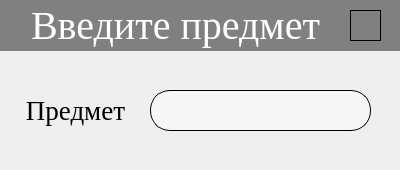
<?xml version="1.0" encoding="UTF-8"?>
<ui version="4.0">
 <class>Add_predmetWin</class>
 <widget class="QDialog" name="Add_predmetWin">
  <property name="geometry">
   <rect>
    <x>0</x>
    <y>0</y>
    <width>400</width>
    <height>170</height>
   </rect>
  </property>
  <property name="windowTitle">
   <string>Add_pred</string>
  </property>
  <widget class="QLabel" name="label_3">
   <property name="enabled">
    <bool>true</bool>
   </property>
   <property name="geometry">
    <rect>
     <x>10</x>
     <y>90</y>
     <width>131</width>
     <height>41</height>
    </rect>
   </property>
   <property name="font">
    <font>
     <family>Times New Roman</family>
     <pointsize>20</pointsize>
     <weight>50</weight>
     <italic>false</italic>
     <bold>false</bold>
    </font>
   </property>
   <property name="styleSheet">
    <string notr="true">font: 20pt &quot;Times New Roman&quot;;




</string>
   </property>
   <property name="text">
    <string>Предмет</string>
   </property>
   <property name="alignment">
    <set>Qt::AlignCenter</set>
   </property>
  </widget>
  <widget class="QPushButton" name="pushButton_9">
   <property name="geometry">
    <rect>
     <x>350</x>
     <y>10</y>
     <width>31</width>
     <height>31</height>
    </rect>
   </property>
   <property name="toolTip">
    <string>Добавить</string>
   </property>
   <property name="whatsThis">
    <string>&lt;!DOCTYPE HTML PUBLIC &quot;-//W3C//DTD HTML 4.0//EN&quot; &quot;http://www.w3.org/TR/REC-html40/strict.dtd&quot;&gt;
&lt;html&gt;&lt;head&gt;&lt;meta name=&quot;qrichtext&quot; content=&quot;1&quot; /&gt;&lt;style type=&quot;text/css&quot;&gt;
p, li { white-space: pre-wrap; }
&lt;/style&gt;&lt;/head&gt;&lt;body style=&quot; font-family:'Times New Roman'; font-size:12pt; font-weight:400; font-style:normal;&quot;&gt;
&lt;p style=&quot; margin-top:12px; margin-bottom:12px; margin-left:0px; margin-right:0px; -qt-block-indent:0; text-indent:0px;&quot;&gt;Rename thems&lt;/p&gt;&lt;/body&gt;&lt;/html&gt;</string>
   </property>
   <property name="styleSheet">
    <string notr="true">
  border-radius: 10px 10px 10px 10px; /*Закругляем уголки*/
 border-radius: 20px;
  border: 1px solid #2d9fd9;
  width: 250px;
  height: 30px;

outline: none;
  border: 1px solid black;
font-weight: bold;
font:  12pt &quot;Times New Roman&quot;;
</string>
   </property>
   <property name="text">
    <string/>
   </property>
   <property name="icon">
    <iconset resource="../icon/res-rc.qrc">
     <normaloff>:/icon/add_24dp_E8EAED_FILL0_wght400_GRAD0_opsz24.svg</normaloff>:/icon/add_24dp_E8EAED_FILL0_wght400_GRAD0_opsz24.svg</iconset>
   </property>
   <property name="iconSize">
    <size>
     <width>25</width>
     <height>25</height>
    </size>
   </property>
  </widget>
  <widget class="QLabel" name="label_2">
   <property name="enabled">
    <bool>true</bool>
   </property>
   <property name="geometry">
    <rect>
     <x>0</x>
     <y>0</y>
     <width>401</width>
     <height>51</height>
    </rect>
   </property>
   <property name="font">
    <font>
     <family>Times New Roman</family>
     <pointsize>30</pointsize>
     <weight>50</weight>
     <italic>false</italic>
     <bold>false</bold>
    </font>
   </property>
   <property name="styleSheet">
    <string notr="true">font: 30pt &quot;Times New Roman&quot;;
background-color: grey;
color: white;
text-align: center;
padding-right: 50px;

</string>
   </property>
   <property name="text">
    <string>Введите предмет</string>
   </property>
   <property name="alignment">
    <set>Qt::AlignCenter</set>
   </property>
  </widget>
  <widget class="QTextEdit" name="textEdit_2">
   <property name="geometry">
    <rect>
     <x>150</x>
     <y>90</y>
     <width>221</width>
     <height>41</height>
    </rect>
   </property>
   <property name="styleSheet">
    <string notr="true"> background-color: #f6f6f6; /*Цвет текстового поля*/
  border-radius: 10px 10px 10px 10px; /*Закругляем уголки*/
 border-radius: 20px;
  border: 1px solid #2d9fd9;
  color: #a0d18c;

  padding-left: 10px;
outline: none;
  border: 1px solid black;
  color: #2d9fd9;</string>
   </property>
   <property name="html">
    <string>&lt;!DOCTYPE HTML PUBLIC &quot;-//W3C//DTD HTML 4.0//EN&quot; &quot;http://www.w3.org/TR/REC-html40/strict.dtd&quot;&gt;
&lt;html&gt;&lt;head&gt;&lt;meta name=&quot;qrichtext&quot; content=&quot;1&quot; /&gt;&lt;style type=&quot;text/css&quot;&gt;
p, li { white-space: pre-wrap; }
&lt;/style&gt;&lt;/head&gt;&lt;body style=&quot; font-family:'MS Shell Dlg 2'; font-size:8.25pt; font-weight:400; font-style:normal;&quot;&gt;
&lt;p style=&quot;-qt-paragraph-type:empty; margin-top:12px; margin-bottom:12px; margin-left:0px; margin-right:0px; -qt-block-indent:0; text-indent:0px;&quot;&gt;&lt;br /&gt;&lt;/p&gt;&lt;/body&gt;&lt;/html&gt;</string>
   </property>
  </widget>
  <widget class="QLabel" name="label">
   <property name="geometry">
    <rect>
     <x>120</x>
     <y>140</y>
     <width>221</width>
     <height>21</height>
    </rect>
   </property>
   <property name="text">
    <string/>
   </property>
  </widget>
  <zorder>label_2</zorder>
  <zorder>label_3</zorder>
  <zorder>pushButton_9</zorder>
  <zorder>textEdit_2</zorder>
  <zorder>label</zorder>
 </widget>
 <resources>
  <include location="../icon/res-rc.qrc"/>
 </resources>
 <connections/>
</ui>
